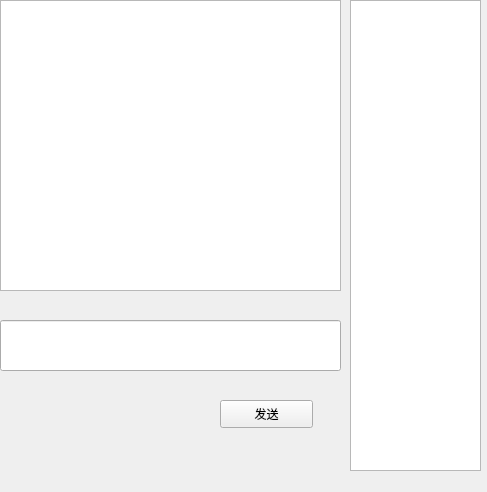
<?xml version="1.0" encoding="UTF-8"?>
<ui version="4.0">
 <class>groupChat</class>
 <widget class="QWidget" name="groupChat">
  <property name="geometry">
   <rect>
    <x>0</x>
    <y>0</y>
    <width>487</width>
    <height>492</height>
   </rect>
  </property>
  <property name="windowTitle">
   <string>Form</string>
  </property>
  <widget class="QTextEdit" name="textEdit">
   <property name="geometry">
    <rect>
     <x>0</x>
     <y>0</y>
     <width>341</width>
     <height>291</height>
    </rect>
   </property>
  </widget>
  <widget class="QLineEdit" name="lineEdit">
   <property name="geometry">
    <rect>
     <x>0</x>
     <y>320</y>
     <width>341</width>
     <height>51</height>
    </rect>
   </property>
  </widget>
  <widget class="QPushButton" name="sendButton">
   <property name="geometry">
    <rect>
     <x>220</x>
     <y>400</y>
     <width>93</width>
     <height>28</height>
    </rect>
   </property>
   <property name="text">
    <string>发送</string>
   </property>
  </widget>
  <widget class="QListWidget" name="listWidget">
   <property name="geometry">
    <rect>
     <x>350</x>
     <y>0</y>
     <width>131</width>
     <height>471</height>
    </rect>
   </property>
  </widget>
 </widget>
 <resources/>
 <connections/>
</ui>
